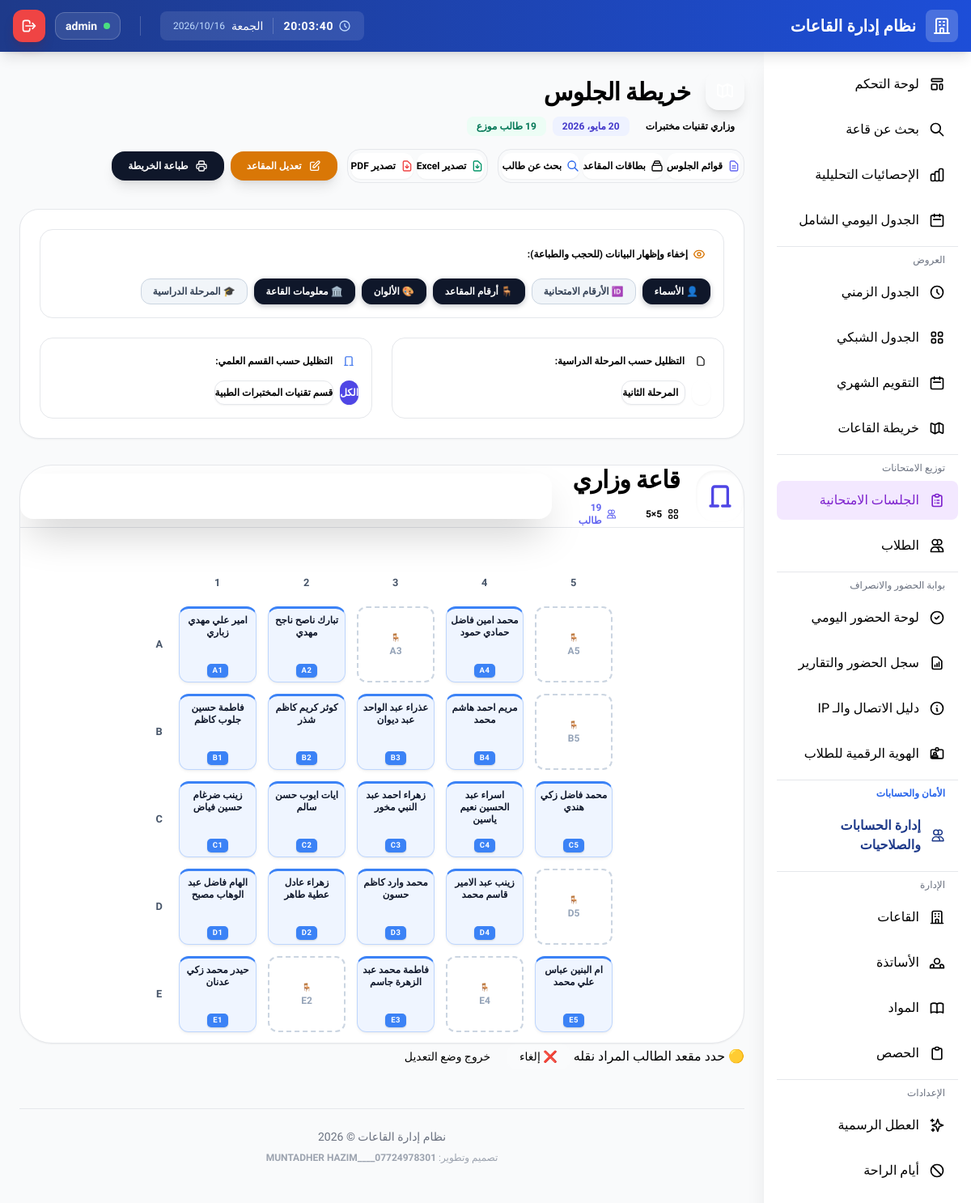
Before: /exams/sessions/5/map/ (signed in) with the older database file.
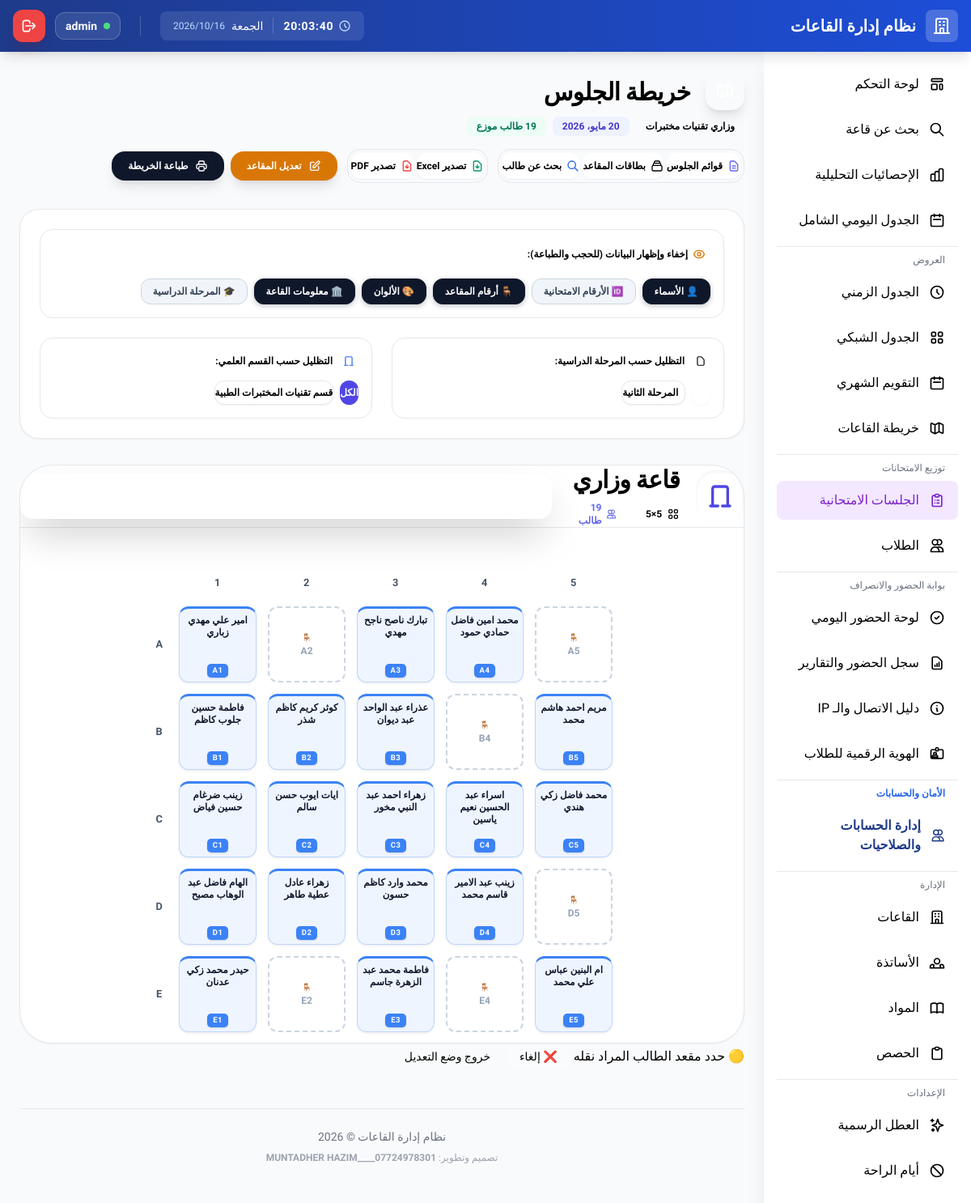
After: the same page with the newer database file.
### apps/exams/models.py (models this page shows, shortened)
class Student(models.Model):
    name = models.CharField(max_length=200, verbose_name='اسم الطالب الكامل')
    university_id = models.CharField(
        max_length=50, unique=True, verbose_name='الرقم الجامعي'
    )
    department = models.ForeignKey(
        Department,
        on_delete=models.CASCADE,
        related_name='students',
        verbose_name='القسم'
    )
    stage = models.CharField(
        max_length=20,
        choices=Subject.STAGES,
        default='الأولى',
        verbose_name='المرحلة'
    )
    family_name = models.CharField(
        max_length=100, blank=True, verbose_name='اللقب العائلي',
        help_text='يُستخدم لمنع تجاور الأقارب'
    )
    phone = models.CharField(max_length=20, blank=True, verbose_name='رقم الهاتف')
    notes = models.TextField(blank=True, verbose_name='ملاحظات')
    is_active = models.BooleanField(default=True, verbose_name='فعال')
    created_at = models.DateTimeField(auto_now_add=True, verbose_name='تاريخ الإنشاء')
    updated_at = models.DateTimeField(auto_now=True, verbose_name='تاريخ التحديث')
    class Meta:
        verbose_name = 'طالب'
        verbose_name_plural = 'الطلاب'
        ordering = ['department', 'stage', 'name']
        indexes = [
            models.Index(fields=['university_id']),
            models.Index(fields=['department']),
            models.Index(fields=['stage']),
            models.Index(fields=['family_name']),
        ]

class SeatingAssignment(models.Model):
    session = models.ForeignKey(
        ExamSession, on_delete=models.CASCADE,
        related_name='assignments', verbose_name='الجلسة'
    )
    hall_setup = models.ForeignKey(
        HallSetup, on_delete=models.CASCADE,
        related_name='assignments', verbose_name='القاعة'
    )
    student = models.ForeignKey(
        Student, on_delete=models.CASCADE,
        related_name='seat_assignments', verbose_name='الطالب'
    )
    exam_subject = models.ForeignKey(
        ExamSessionSubject, on_delete=models.CASCADE,
        related_name='assignments', verbose_name='المادة',
        null=True
    )
    row = models.PositiveIntegerField(verbose_name='الصف')
    column = models.PositiveIntegerField(verbose_name='العمود')
    seat_label = models.CharField(
        max_length=20, verbose_name='رقم المقعد',
        help_text='مثال: A1, B3, C5'
    )
    class Meta:
        verbose_name = 'توزيع مقعد'
        verbose_name_plural = 'توزيعات المقاعد'
        unique_together = [
            ('session', 'student'),  # طالب واحد في مقعد واحد فقط
            ('hall_setup', 'row', 'column'),  # مقعد واحد لطالب واحد فقط
        ]
        indexes = [
            models.Index(fields=['session', 'hall_setup']),
            models.Index(fields=['student']),
        ]

class HallSetup(models.Model):
    SEAT_TYPES = [
        ('منفصلة', 'طاولات منفصلة'),
        ('مشتركة', 'مقاعد مشتركة'),
        ('مدرج', 'مدرج ثابت'),
    ]
    SPACING_MODES = [
        ('شطرنجي', 'توزيع شطرنجي (مقعد نعم ومقعد لا)'),
        ('مقعد_فارغ', 'ترك مقعد فارغ بين كل طالبين'),
        ('بدون_تباعد', 'بدون تباعد (مع تنافر المواد فقط)'),
        ('عمودي_أقسام', 'توزيع عمودي بالأقسام (قسمان في كل عمود بدون فراغات)'),
        ('عمودي_كامل', 'توزيع عمودي خالص (قسم كامل في كل عمود بدون فراغات)'),
    ]
    session = models.ForeignKey(
        ExamSession, on_delete=models.CASCADE,
        related_name='hall_setups', verbose_name='الجلسة'
    )
    room = models.ForeignKey(
        Room, on_delete=models.CASCADE,
        related_name='hall_setups', verbose_name='القاعة'
    )
    rows = models.PositiveIntegerField(
        default=5, verbose_name='عدد الصفوف'
    )
    columns = models.PositiveIntegerField(
        default=6, verbose_name='عدد الأعمدة'
    )
    seat_type = models.CharField(
        max_length=20, choices=SEAT_TYPES, default='منفصلة',
        verbose_name='نوع المقاعد'
    )
    spacing_mode = models.CharField(
        max_length=20, choices=SPACING_MODES, default='شطرنجي',
        verbose_name='نمط التباعد'
    )
    prevent_same_subject_adjacent = models.BooleanField(
        default=True, verbose_name='منع تجاور طلاب نفس المادة'
    )
    prevent_same_department_adjacent = models.BooleanField(
        default=True, verbose_name='منع تجاور طلاب نفس القسم'
    )
    prevent_same_family_adjacent = models.BooleanField(
        default=True, verbose_name='منع تجاور الأقارب (نفس اللقب)'
    )
    class Meta:
        verbose_name = 'إعداد قاعة امتحانية'
        verbose_name_plural = 'إعدادات القاعات الامتحانية'
        unique_together = ['session', 'room']

### apps/rooms/models.py (models this page shows, shortened)
class Room(models.Model):
    ROOM_TYPES = [
        ('قاعة', 'قاعة دراسية'),
        ('مختبر_حاسوب', 'مختبر حاسوب'),
        ('مختبر_علمي', 'مختبر علمي'),
        ('قاعة_مؤتمرات', 'قاعة مؤتمرات'),
        ('مكتبة', 'مكتبة'),
    ]
    name = models.CharField(max_length=100, unique=True, verbose_name='اسم القاعة')
    room_type = models.CharField(
        max_length=50,
        choices=ROOM_TYPES,
        default='قاعة',
        verbose_name='نوع القاعة'
    )
    capacity = models.PositiveIntegerField(default=30, verbose_name='السعة')
    department = models.ForeignKey(
        Department,
        on_delete=models.CASCADE,
        related_name='rooms',
        verbose_name='القسم'
    )
    floor = models.CharField(max_length=50, blank=True, verbose_name='الطابق')
    has_projector = models.BooleanField(default=False, verbose_name='يحتوي على بروجكتر')
    has_computers = models.BooleanField(default=False, verbose_name='يحتوي على حاسبات')
    has_whiteboard = models.BooleanField(default=True, verbose_name='يحتوي على سبورة')
    has_air_conditioning = models.BooleanField(default=False, verbose_name='يحتوي على تكييف')
    has_audio_system = models.BooleanField(default=False, verbose_name='يحتوي على نظام صوتي')
    notes = models.TextField(blank=True, verbose_name='ملاحظات')
    is_active = models.BooleanField(default=True, verbose_name='فعال')
    created_at = models.DateTimeField(auto_now_add=True, verbose_name='تاريخ الإنشاء')
    updated_at = models.DateTimeField(auto_now=True, verbose_name='تاريخ التحديث')
    class Meta:
        verbose_name = 'قاعة'
        verbose_name_plural = 'القاعات'
        ordering = ['department', 'name']
        indexes = [
            models.Index(fields=['department']),
            models.Index(fields=['room_type']),
            models.Index(fields=['is_active']),
        ]

### apps/exams/views.py (the view)
# urls.py: path('sessions/<int:pk>/map/', views.seating_map, name='seating_map'),
@login_required
def seating_map(request, pk):
    session = get_object_or_404(ExamSession, pk=pk)
    hall_setups = session.hall_setups.select_related('room').all()
    assignments = list(session.assignments.select_related(
        'student', 'student__department', 'hall_setup', 'hall_setup__room',
        'exam_subject', 'exam_subject__subject'
    ).all())
    halls_data = []
    for hall in hall_setups:
        hall_assignments = [a for a in assignments if a.hall_setup_id == hall.id]
        grid = [[None] * hall.columns for _ in range(hall.rows)]
        for a in hall_assignments:
            if a.row < hall.rows and a.column < hall.columns:
                stage_val = a.student.stage or (a.exam_subject.subject.stage if a.exam_subject and a.exam_subject.subject else '')
                stage_display = stage_val if stage_val.startswith('المرحلة') else f"المرحلة {stage_val}" if stage_val else ''
                grid[a.row][a.column] = {
                    'assignment_id': a.id,
                    'student_name': a.student.name,
                    'university_id': a.student.university_id,
                    'stage': stage_display,
                    'subject_name': a.exam_subject.subject.name if a.exam_subject else '',
                    'subject_id': str(a.exam_subject.subject.id) if a.exam_subject else '',
                    'department': a.student.department.name,
                    'department_id': str(a.student.department.id),
                    'seat_label': a.seat_label,
                    'color': a.exam_subject.color_code if a.exam_subject else '#6B7280',
                }
        halls_data.append({
            'hall': hall,
            'grid': grid,
            'assigned_count': len(hall_assignments),
            'rows_range': range(hall.rows),
            'cols_range': range(hall.columns),
        })
    exam_subjects = session.exam_subjects.select_related('subject').all()
    legend = []
    for es in exam_subjects:
        stage_val = es.subject.stage if es.subject else ''
        stage_display = stage_val if stage_val.startswith('المرحلة') else f"المرحلة {stage_val}" if stage_val else ''
        legend.append({
            'id': str(es.subject.id),
            'name': es.subject.name,
            'stage_only': stage_display or es.subject.name,
            'color': es.color_code
        })
    departments_dict = {}
    for a in assignments:
        if a.student.department:
            departments_dict[str(a.student.department.id)] = a.student.department.name
    departments_filter = [{'id': k, 'name': v} for k, v in departments_dict.items()]
    context = {
        'session': session,
        'halls_data': halls_data,
        'legend': legend,
        'departments_filter': departments_filter,
        'total_assigned': len(assignments),
    }
    return render(request, 'exams/seating_map.html', context)

### templates/exams/seating_map.html (shortened to what the changed rows need)
{% extends 'base.html' %}
{% load exam_tags %}
{% block content %}
<div class="max-w-full mx-auto"
     x-data="{
         activeDept: 'all',
         activeSubject: 'all',
         showNames: true,
         showLabels: true,
         showColors: true,
         showHallInfo: true,
         showIds: false,
         showSubjects: false
     }"
     :class="{
         'hide-names': !showNames,
         'hide-ids': !showIds,
         'hide-labels': !showLabels,
         'hide-colors': !showColors,
         'hide-hall-info': !showHallInfo,
         'hide-subjects': !showSubjects
     }">
    <div class="flex flex-wrap items-center justify-between gap-4 mb-8 no-print">
        <div>
            <h1 class="text-3xl font-black text-slate-900 tracking-tight">
                <div class="inline-flex items-center justify-center w-12 h-12 rounded-2xl bg-gradient-to-br from-indigo-500 to-purple-600 text-white shadow-lg shadow-indigo-500/25 ml-3">
                    <svg class="w-6 h-6" fill="none" stroke="currentColor" viewBox="0 0 24 24">
                        <path stroke-linecap="round" stroke-linejoin="round" stroke-width="2" d="M9 20l-5.447-2.724A1 1 0 013 16.382V5.618a1 1 0 011.447-.894L9 7m0 13l6-3m-6 3V7m6 10l4.553 2.276A1 1 0 0021 18.382V7.618a1 1 0 00-.553-.894L15 4m0 13V4m0 0L9 7"/>
                    </svg>
                </div>
                خريطة الجلوس
            </h1>
        </div>
    </div>
    {% for hall_data in halls_data %}
    <div class="bg-white rounded-[2.5rem] shadow-sm border border-slate-100 p-10 mb-12 relative overflow-hidden hall-map-card">
        <div class="flex flex-col md:flex-row md:items-center justify-between mb-10 gap-6 border-b border-slate-50 pb-8">
            <div class="flex items-center gap-5">
                <div class="w-16 h-16 bg-slate-50 rounded-3xl flex items-center justify-center text-indigo-600 shadow-inner">
                    <svg class="w-8 h-8" fill="none" stroke="currentColor" viewBox="0 0 24 24"><path stroke-linecap="round" stroke-linejoin="round" stroke-width="2.5" d="M19 21V5a2 2 0 00-2-2H7a2 2 0 00-2 2v16m14 0h2m-2 0h-5m-9 0H3m2 0h5"/></svg>
                </div>
                <div class="map-hall-header">
                    <h2 class="text-3xl font-black text-slate-900 tracking-tight">{{ hall_data.hall.room.name }}</h2>
                    <div class="flex items-center gap-4 text-xs font-bold text-slate-400 mt-2">
                        <span class="flex items-center gap-1.5"> {{ hall_data.hall.rows }}×{{ hall_data.hall.columns }}</span>
                        <span class="w-1 h-1 rounded-full bg-slate-200"></span>
                        <span class="flex items-center gap-1.5 text-indigo-500 font-black"><svg class="w-4 h-4" fill="none" stroke="currentColor" viewBox="0 0 24 24"><path stroke-linecap="round" stroke-linejoin="round" stroke-width="2" d="M12 4.354a4 4 0 110 5.292M15 21H3v-1a6 6 0 0112 0v1zm0 0h6v-1a6 6 0 00-9-5.197M13 7a4 4 0 11-8 0 4 4 0 018 0z"/></svg> {{ hall_data.assigned_count }} طالب</span>
                    </div>
                </div>
            </div>
            <div class="bg-slate-900 text-white w-full md:w-80 py-4 rounded-2xl text-center text-[0.65rem] font-black tracking-[0.3em] shadow-2xl shadow-slate-900/20 board-indicator">
            </div>
        </div>
        <div class="overflow-x-auto pb-6">
            <table class="mx-auto" style="direction:ltr; border-spacing: 12px; border-collapse: separate;">
                <tr>
                    <td></td>
                    {% for c in hall_data.cols_range %}
                    <td class="grid-header align-bottom">{{ c|add:1 }}</td>
                    {% endfor %}
                </tr>
                {% for row in hall_data.grid %}
                <tr>
                    <td class="grid-header align-middle">{% row_letter forloop.counter0 %}</td>
                    {% for cell in row %}
                    <td>
                        <div class="seat-cell {% if cell %}occupied-seat shadow-sm hover:shadow-md{% else %}empty-seat{% endif %}"
                             style="{% if cell %}--seat-color: {{ cell.color }}; --seat-border: {{ cell.color }}45; --seat-bg: {{ cell.color }}14; background-color: {{ cell.color }}14; border-color: {{ cell.color }}45; border-top-color: {{ cell.color }};{% endif %}"
                             :class="{
                                'opacity-10 grayscale scale-95': (activeSubject !== 'all' && activeSubject !== '{{ cell.subject_id }}') || (activeDept !== 'all' && activeDept !== '{{ cell.department_id }}'),
                                'cursor-move ring-4 ring-white z-20': editMode && '{{ cell.assignment_id }}',
                                'target-hover': editMode
                             }"
                             {% if cell %}
                             :draggable="editMode"
                             @dragstart="handleDragStart($event, '{{ cell.assignment_id }}', '{{ cell.student_name|escapejs }}')"
                             @dragend="handleDragEnd($event)"
                             {% endif %}
                             @dragover.prevent=""
                             @drop.prevent="handleDrop($event, {{ hall_data.hall.id }}, {{ forloop.parentloop.counter0 }}, {{ forloop.counter0 }}, '{{ cell.seat_label }}')"
                             @click="handleCellClick($el, '{{ cell.assignment_id }}', '{{ cell.student_name|escapejs }}', {{ hall_data.hall.id }}, {{ forloop.parentloop.counter0 }}, {{ forloop.counter0 }}, '{{ cell.seat_label }}')"
                             data-assign-id="{{ cell.assignment_id|default:'' }}"
                        >
                            {% if cell %}
                                <div class="relative z-10 pointer-events-none w-full h-full flex flex-col justify-between items-center text-center">
                                    <div class="seat-top-info w-full flex flex-col items-center">
                                        <div class="map-student-name">{{ cell.student_name }}</div>
                                    </div>
                                    <div class="seat-bottom-info w-full flex items-center justify-center pt-0.5">
                                        <span class="map-seat-label" style="background-color: {{ cell.color }};">{{ cell.seat_label }}</span>
                                    </div>
                                </div>
                            {% else %}
                                <div class="text-slate-400 font-bold text-xs pointer-events-none flex flex-col items-center justify-center h-full w-full">
                                    <span class="text-slate-300 text-[10px] mb-0.5">🪑</span>
                                    <span>{% row_letter forloop.parentloop.counter0 %}{{ forloop.counter }}</span>
                                </div>
                            {% endif %}
                        </div>
                    </td>
                    {% endfor %}
                </tr>
                {% endfor %}
            </table>
        </div>
    </div>
    {% endfor %}
</div>
{% endblock %}

Changed rows visible on the page:
changed SeatingAssignment (number 2 of 19 on the later page): seat_label "A2" → "A3" (drawn)
changed SeatingAssignment (number 7 of 19 on the later page): seat_label "B4" → "B5" (drawn)
Other visible differences:
list line gone: "تبارك ناصح ناجح مهدي"
new list line: "تبارك ناصح ناجح مهدي"
list line gone: "A2"
new list line: "A3"
list line gone: "مريم احمد هاشم محمد"
new list line: "مريم احمد هاشم محمد"
list line gone: "B4"
new list line: "B5"
